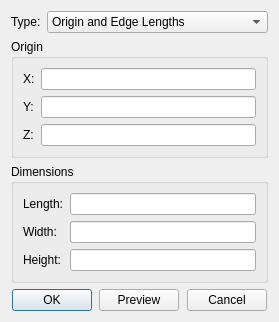
<?xml version="1.0" encoding="UTF-8"?>
<ui version="4.0">
 <class>PrimitivesBoxInfoDialog</class>
 <widget class="QDialog" name="PrimitivesBoxInfoDialog">
  <property name="geometry">
   <rect>
    <x>0</x>
    <y>0</y>
    <width>279</width>
    <height>287</height>
   </rect>
  </property>
  <property name="windowTitle">
   <string>Box</string>
  </property>
  <layout class="QGridLayout" name="gridLayout_4">
   <item row="0" column="0">
    <widget class="QWidget" name="widget_2" native="true">
     <property name="sizePolicy">
      <sizepolicy hsizetype="Preferred" vsizetype="Fixed">
       <horstretch>0</horstretch>
       <verstretch>0</verstretch>
      </sizepolicy>
     </property>
     <layout class="QGridLayout" name="gridLayout_2">
      <property name="leftMargin">
       <number>0</number>
      </property>
      <property name="topMargin">
       <number>0</number>
      </property>
      <property name="rightMargin">
       <number>0</number>
      </property>
      <property name="bottomMargin">
       <number>0</number>
      </property>
      <item row="0" column="0">
       <widget class="QLabel" name="label">
        <property name="sizePolicy">
         <sizepolicy hsizetype="Fixed" vsizetype="Preferred">
          <horstretch>0</horstretch>
          <verstretch>0</verstretch>
         </sizepolicy>
        </property>
        <property name="text">
         <string>Type:</string>
        </property>
       </widget>
      </item>
      <item row="0" column="1">
       <widget class="QComboBox" name="comb_type">
        <item>
         <property name="text">
          <string>Origin and Edge Lengths</string>
         </property>
        </item>
       </widget>
      </item>
     </layout>
    </widget>
   </item>
   <item row="2" column="0">
    <widget class="QWidget" name="widget" native="true">
     <property name="sizePolicy">
      <sizepolicy hsizetype="Preferred" vsizetype="Fixed">
       <horstretch>0</horstretch>
       <verstretch>0</verstretch>
      </sizepolicy>
     </property>
     <layout class="QGridLayout" name="gridLayout_3">
      <property name="leftMargin">
       <number>0</number>
      </property>
      <property name="topMargin">
       <number>0</number>
      </property>
      <property name="rightMargin">
       <number>0</number>
      </property>
      <property name="bottomMargin">
       <number>0</number>
      </property>
      <item row="0" column="4">
       <spacer name="horizontalSpacer_3">
        <property name="orientation">
         <enum>Qt::Horizontal</enum>
        </property>
        <property name="sizeHint" stdset="0">
         <size>
          <width>40</width>
          <height>20</height>
         </size>
        </property>
       </spacer>
      </item>
      <item row="0" column="1">
       <widget class="QPushButton" name="pb_ok">
        <property name="text">
         <string>OK</string>
        </property>
       </widget>
      </item>
      <item row="0" column="3">
       <widget class="QPushButton" name="pb_preview">
        <property name="text">
         <string>Preview</string>
        </property>
       </widget>
      </item>
      <item row="0" column="5">
       <widget class="QPushButton" name="pb_cancel">
        <property name="text">
         <string>Cancel</string>
        </property>
       </widget>
      </item>
      <item row="0" column="2">
       <spacer name="horizontalSpacer_2">
        <property name="orientation">
         <enum>Qt::Horizontal</enum>
        </property>
        <property name="sizeHint" stdset="0">
         <size>
          <width>40</width>
          <height>20</height>
         </size>
        </property>
       </spacer>
      </item>
      <item row="0" column="0">
       <spacer name="horizontalSpacer">
        <property name="orientation">
         <enum>Qt::Horizontal</enum>
        </property>
        <property name="sizeHint" stdset="0">
         <size>
          <width>40</width>
          <height>20</height>
         </size>
        </property>
       </spacer>
      </item>
      <item row="0" column="6">
       <spacer name="horizontalSpacer_4">
        <property name="orientation">
         <enum>Qt::Horizontal</enum>
        </property>
        <property name="sizeHint" stdset="0">
         <size>
          <width>40</width>
          <height>20</height>
         </size>
        </property>
       </spacer>
      </item>
     </layout>
    </widget>
   </item>
   <item row="1" column="0">
    <widget class="QStackedWidget" name="stackedWidget">
     <property name="currentIndex">
      <number>0</number>
     </property>
     <widget class="QWidget" name="page_pointedge">
      <layout class="QGridLayout" name="gridLayout">
       <property name="leftMargin">
        <number>0</number>
       </property>
       <property name="topMargin">
        <number>0</number>
       </property>
       <property name="rightMargin">
        <number>0</number>
       </property>
       <property name="bottomMargin">
        <number>0</number>
       </property>
       <item row="0" column="0">
        <widget class="QGroupBox" name="groupBox">
         <property name="title">
          <string>Origin</string>
         </property>
         <layout class="QGridLayout" name="gridLayout_6">
          <item row="2" column="0">
           <widget class="QLabel" name="label_6">
            <property name="text">
             <string>Z:</string>
            </property>
           </widget>
          </item>
          <item row="0" column="0">
           <widget class="QLabel" name="label_2">
            <property name="text">
             <string>X:</string>
            </property>
           </widget>
          </item>
          <item row="1" column="0">
           <widget class="QLabel" name="label_5">
            <property name="text">
             <string>Y:</string>
            </property>
           </widget>
          </item>
          <item row="2" column="1">
           <widget class="Comp::FITKSciNotationLineEdit" name="le_pointedge_pz"/>
          </item>
          <item row="0" column="1">
           <widget class="Comp::FITKSciNotationLineEdit" name="le_pointedge_px"/>
          </item>
          <item row="1" column="1">
           <widget class="Comp::FITKSciNotationLineEdit" name="le_pointedge_py"/>
          </item>
         </layout>
        </widget>
       </item>
       <item row="1" column="0">
        <widget class="QGroupBox" name="groupBox_2">
         <property name="title">
          <string>Dimensions</string>
         </property>
         <layout class="QGridLayout" name="gridLayout_5">
          <item row="2" column="0">
           <widget class="QLabel" name="label_9">
            <property name="text">
             <string>Height:</string>
            </property>
           </widget>
          </item>
          <item row="0" column="2">
           <widget class="Comp::FITKSciNotationLineEdit" name="le_pointedge_length"/>
          </item>
          <item row="0" column="0">
           <widget class="QLabel" name="label_7">
            <property name="text">
             <string>Length:</string>
            </property>
           </widget>
          </item>
          <item row="1" column="0">
           <widget class="QLabel" name="label_8">
            <property name="text">
             <string>Width:</string>
            </property>
           </widget>
          </item>
          <item row="1" column="2">
           <widget class="Comp::FITKSciNotationLineEdit" name="le_pointedge_width"/>
          </item>
          <item row="2" column="2">
           <widget class="Comp::FITKSciNotationLineEdit" name="le_pointedge_height"/>
          </item>
         </layout>
        </widget>
       </item>
      </layout>
     </widget>
    </widget>
   </item>
  </layout>
 </widget>
 <customwidgets>
  <customwidget>
   <class>Comp::FITKSciNotationLineEdit</class>
   <extends>QLineEdit</extends>
   <header location="global">FITK_Component/FITKWidget/FITKSciNotationLineEdit.h</header>
  </customwidget>
 </customwidgets>
 <resources/>
 <connections/>
</ui>
